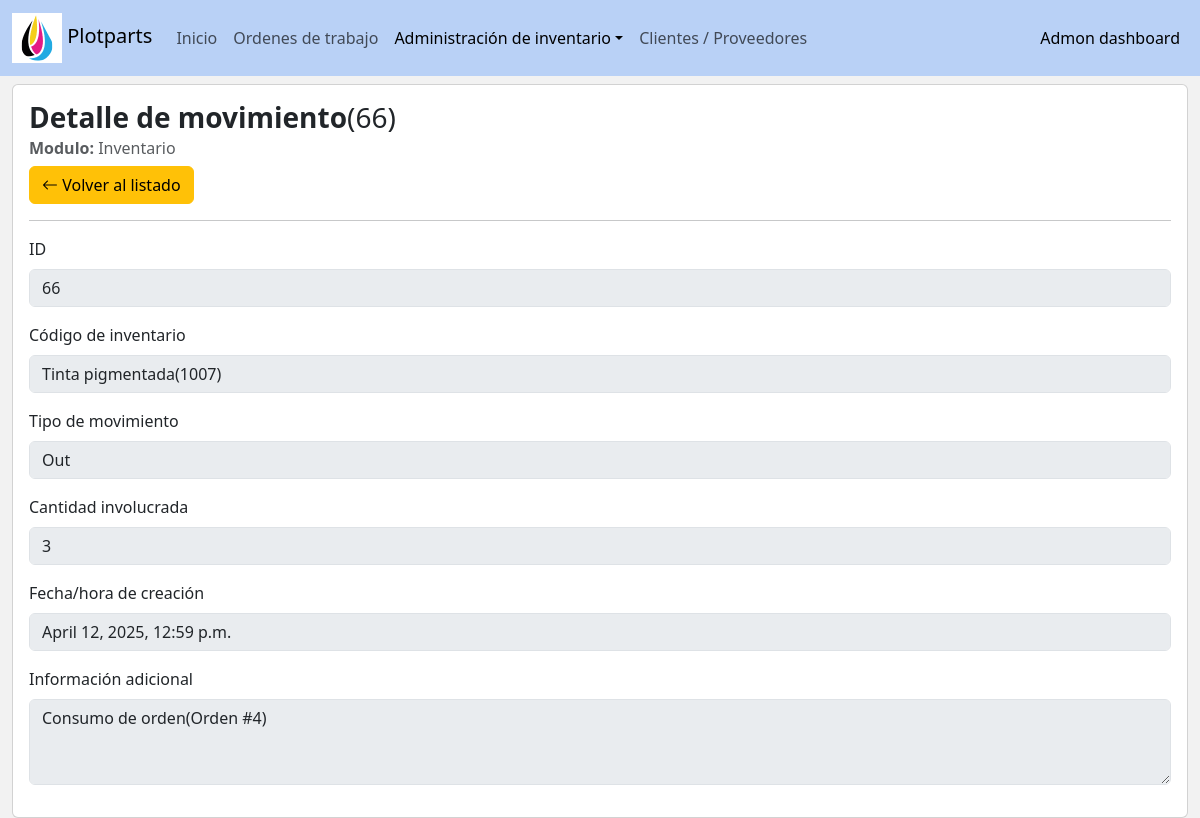
Page /inventory/movement_detail/66 on the committed database.
### inventory/models.py (models this page shows, shortened)
class InventoryMovement(models.Model):
    inventory_code = models.ForeignKey(Inventory, verbose_name='Código de inventario', on_delete=models.CASCADE)
    type = models.IntegerField(verbose_name='Tipo de movimiento', choices=MovementsTypes.choices)
    quantity = models.IntegerField(verbose_name='Cantidad involucrada',validators=[MinValueValidator(1),MaxValueValidator(999)])
    description = models.TextField(verbose_name='Descripción del movimiento')
    status = models.IntegerField(verbose_name='Estado',choices=Status.choices, default=Status.enable)
    createtime = models.DateTimeField(verbose_name='Fecha/hora de creación', auto_now_add=True)
    is_inbound = models.BooleanField(verbose_name='Inbound flag', default=False)
    class Meta:
        verbose_name = "Movimientos de existencias"
        verbose_name_plural = "Movimientos de existencias"
        ordering = ['-id','-createtime']

class Inventory(models.Model):
    code = models.ForeignKey(verbose_name='Código', to=InventoryCodes, on_delete=models.PROTECT)
    available_quantity = models.IntegerField(verbose_name='Cantidad disponible', default=0, blank=True)
    extra_info = models.TextField(verbose_name='Información adicional', blank=True, null=True)
    status = models.IntegerField(verbose_name='Estado',choices=Status.choices, default=Status.enable)
    createtime = models.DateTimeField(verbose_name='Fecha/hora de creación', auto_now_add=True)
    updatetime = models.DateTimeField(verbose_name='Fecha/hora de modificación', auto_now=True)
    class Meta:
        verbose_name = "Existencias actuales"
        verbose_name_plural = "Existencias actuales"
        ordering = ['code']
    def __str__(self):
        return f'{str(self.code)}'

class InventoryCodes(models.Model):
    code = models.CharField(verbose_name='Código', max_length=50, unique=True)
    name = models.CharField(verbose_name='Nombre', max_length=100)
    category = models.ForeignKey(to=InventoryCategory, verbose_name='Categoría', on_delete = models.PROTECT, default=2)
    supplier = models.ForeignKey(to=Asset, verbose_name='Proovedor', on_delete = models.PROTECT)
    inbound_price = models.FloatField(verbose_name='Precio venta', default=0)
    outbound_price = models.FloatField(verbose_name='Precio compra', default=0)
    extra_info = models.TextField(verbose_name='Información adicional')
    related_image = models.ImageField(verbose_name='Imagen de referencia', upload_to=get_inventory_imagePath, default='default/default.png')
    status = models.IntegerField(verbose_name='Estado',choices=Status.choices, default=Status.enable)
    createtime = models.DateTimeField(verbose_name='Fecha/hora de creación', auto_now_add=True)
    updatetime = models.DateTimeField(verbose_name='Fecha/hora de modificación', auto_now=True)
    class Meta:
        verbose_name = "Códigos de inventario"
        verbose_name_plural = "Códigos de inventario"
        ordering = ['code']
    def __str__(self):
        return f'{self.name}({self.code})'

### inventory/views.py (the view)
class InventoryMovement_DetailView(DetailView):
    model = InventoryMovement
    context_object_name = 'movement'
    template_name = 'inventory/inventoryMovement_detail.html'
    queryset = InventoryMovement.objects.filter(status=1)
    def get_context_data(self, **kwargs):
        context = super().get_context_data(**kwargs)
        context['active_link'] = 'inventory_movement'
        context['dropdown_menu'] = True
        return context

### inventory/templates/inventory/inventoryMovement_detail.html (shortened to what this page needs)
{% extends 'base_adminv2.html' %}
{% load utils %}
{% block body %}
    <div class='row'>
        <div class="col-lg-12">
            <div class="card">
                <div class="card-body">
                    <h3 class='card-title'> <strong>Detalle de movimiento</strong>({{movement.id}})</h3>
                    <h6 class="card-subtitle mb-2 text-muted"> <strong>Modulo:</strong> Inventario</h6>
                        <a href='{% url "inventory:movements_grid" %}' class="btn btn-warning"><i class="bi bi-arrow-left"></i> Volver al listado</a>
                    <hr>
                    <form>
                        <div class='mb-3'>
                            <label class="form-label">ID</label>
                            <input type="text" disabled class='form-control' value='{{movement.id}}'>
                        </div>
                        <div class='mb-3'>
                            <label class="form-label">Código de inventario</label>
                            <input type="text" disabled class='form-control' value='{{movement.inventory_code}}'>
                        </div>
                        <div class='mb-3'>
                            <label class="form-label">Tipo de movimiento</label>
                            <input type="text" disabled class='form-control' value='{{movement.get_type_display}}'>
                        </div>
                        <div class='mb-3'>
                            <label class="form-label">Cantidad involucrada</label>
                            <input type="text" disabled class='form-control' value='{{movement.quantity}}'>
                        </div>
                        <div class='mb-3'>
                            <label class="form-label">Fecha/hora de creación</label>
                            <input type="text" disabled class='form-control' value='{{movement.createtime}}'>
                        </div>
                        <div class='mb-3'>
                            <label class="form-label">Información adicional</label>
                            <textarea class='form-control' disabled cols='40' rows='3'>{{movement.description}}</textarea>
                        </div>
                    </form>
                </div>
            </div>
        </div>
    </div>
{% endblock body %}

### templates/base_adminv2.html (style rules this page uses)
body { background-color:#f2f2f2; }

### rows in the picture
InventoryMovement: id "66", inventory_code "Tinta pigmentada(1007)", type "Out", quantity "3", createtime "April 12, 2025, 12:59 p.m.", description "Consumo de orden(Orden #4)"
